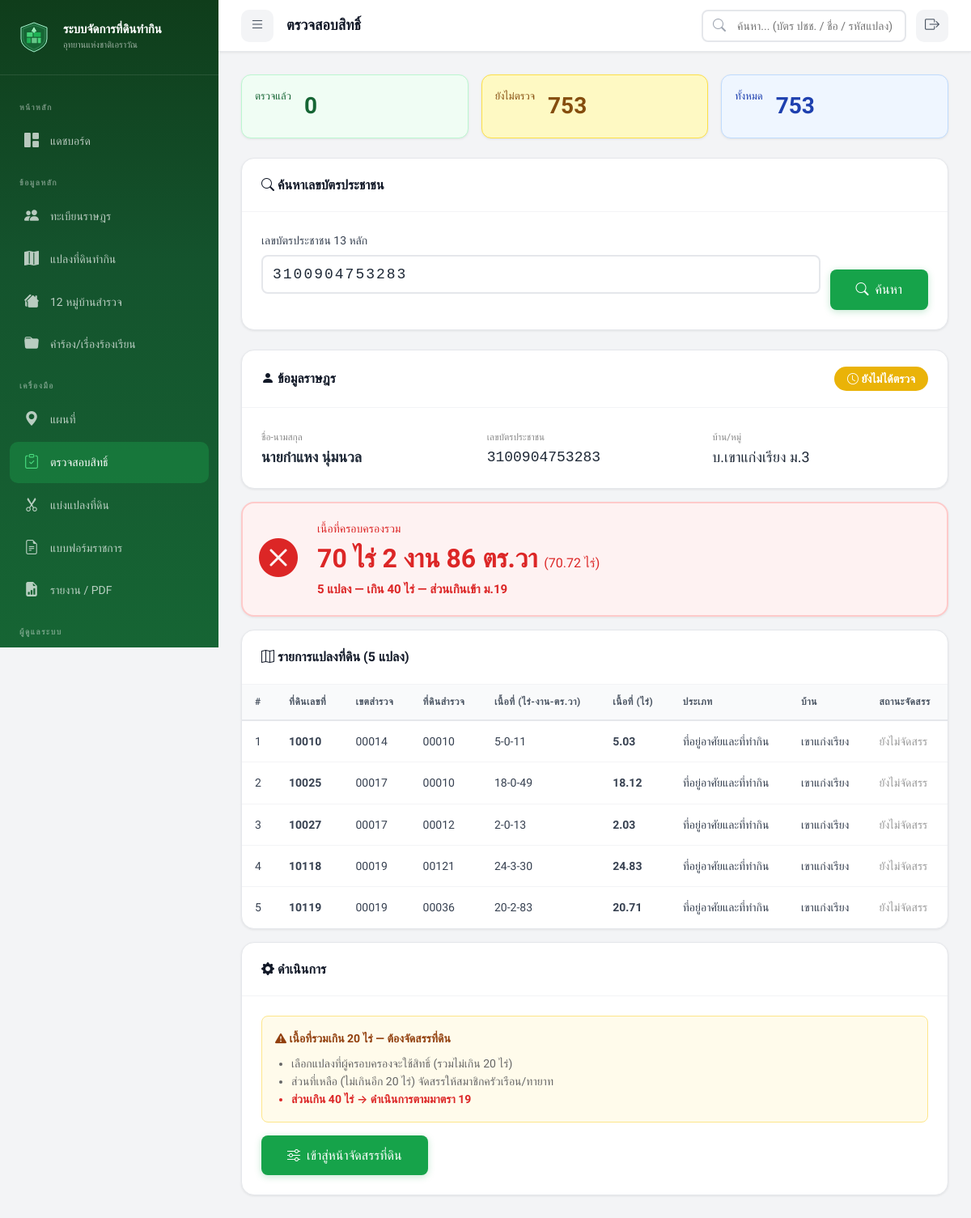
The page /index.php?page=verification&id_card=3100904753283 (signed in) on the database its author committed.
### tables this page shows
CREATE TABLE `villagers` (
  `villager_id` int(11) NOT NULL AUTO_INCREMENT,
  `id_card_number` varchar(13) NOT NULL,
  `prefix` varchar(20) DEFAULT NULL,
  `first_name` varchar(100) NOT NULL,
  `last_name` varchar(100) NOT NULL,
  `birth_date` date DEFAULT NULL,
  `phone` varchar(15) DEFAULT NULL,
  `address` text DEFAULT NULL,
  `village_no` varchar(10) DEFAULT NULL,
  `village_name` varchar(100) DEFAULT NULL,
  `sub_district` varchar(100) DEFAULT NULL,
  `district` varchar(100) DEFAULT NULL,
  `province` varchar(100) DEFAULT NULL,
  `photo_path` varchar(500) DEFAULT NULL,
  `notes` text DEFAULT NULL,
  `qualification_status` enum('pending','passed','failed') DEFAULT 'pending',
  `qual_thai_nationality` tinyint(1) DEFAULT 1,
  `qual_continuous_residence` tinyint(1) DEFAULT 1,
  `qual_no_other_land` tinyint(1) DEFAULT 1,
  `qual_no_court_order` tinyint(1) DEFAULT 1,
  `qual_no_forest_crime` tinyint(1) DEFAULT 1,
  `qual_no_revoked_rights` tinyint(1) DEFAULT 1,
  `qualification_date` date DEFAULT NULL,
  `qualification_notes` text DEFAULT NULL,
  `created_by` int(11) DEFAULT NULL,
  `created_at` datetime DEFAULT current_timestamp(),
  `updated_at` datetime DEFAULT current_timestamp() ON UPDATE current_timestamp(),
  `verification_status` enum('pending','verified') DEFAULT 'pending',
  `verified_at` datetime DEFAULT NULL,
  `verified_by` int(11) DEFAULT NULL,
  PRIMARY KEY (`villager_id`),
  UNIQUE KEY `id_card_number` (`id_card_number`),
  KEY `created_by` (`created_by`),
  KEY `idx_id_card` (`id_card_number`),
  KEY `idx_name` (`first_name`,`last_name`),
  KEY `idx_village` (`village_name`),
  CONSTRAINT `villagers_ibfk_1` FOREIGN KEY (`created_by`) REFERENCES `users` (`user_id`) ON DELETE SET NULL
);

CREATE TABLE `land_plots` (
  `plot_id` int(11) NOT NULL AUTO_INCREMENT,
  `parent_plot_id` int(11) DEFAULT NULL,
  `allocation_type` varchar(20) DEFAULT NULL,
  `plot_code` varchar(50) NOT NULL,
  `villager_id` int(11) NOT NULL,
  `park_name` varchar(100) DEFAULT NULL,
  `zone` varchar(50) DEFAULT NULL,
  `area_rai` decimal(10,2) DEFAULT 0.00,
  `area_ngan` decimal(10,2) DEFAULT 0.00,
  `area_sqwa` decimal(10,2) DEFAULT 0.00,
  `land_use_type` enum('agriculture','residential','garden','livestock','mixed','other') DEFAULT 'agriculture',
  `crop_type` varchar(200) DEFAULT NULL,
  `latitude` decimal(10,7) DEFAULT NULL,
  `longitude` decimal(10,7) DEFAULT NULL,
  `polygon_coords` longtext DEFAULT NULL CHECK (json_valid(`polygon_coords`)),
  `occupation_since` year(4) DEFAULT NULL,
  `has_document` tinyint(1) DEFAULT 0,
  `document_type` varchar(50) DEFAULT NULL,
  `status` enum('surveyed','pending_review','temporary_permit','must_relocate','disputed') DEFAULT 'pending_review',
  `survey_date` date DEFAULT NULL,
  `surveyed_by` int(11) DEFAULT NULL,
  `plot_image_path` varchar(500) DEFAULT NULL,
  `notes` text DEFAULT NULL,
  `remark_risk` enum('not_risky','risky','risky_case','not_risky_case') DEFAULT 'not_risky',
  `watershed_class` varchar(20) DEFAULT NULL,
  `created_at` datetime DEFAULT current_timestamp(),
  `updated_at` datetime DEFAULT current_timestamp() ON UPDATE current_timestamp(),
  `code_dnp` varchar(10) DEFAULT NULL COMMENT 'รหัสป่าอนุรักษ์',
  `apar_code` varchar(20) DEFAULT NULL COMMENT 'รหัสแปลงที่บริหารแล้ว',
  `apar_no` varchar(10) DEFAULT NULL COMMENT 'หมายเลขเขตโครงการฯ',
  `num_apar` varchar(20) DEFAULT NULL COMMENT 'ที่ดินเลขที่',
  `spar_code` varchar(20) DEFAULT NULL COMMENT 'รหัสที่ดินสำรวจ',
  `ban_e` varchar(10) DEFAULT NULL COMMENT 'ชื่อย่อหมู่บ้านภาษาอังกฤษ (3 ตัวอักษร)',
  `perimeter` decimal(10,3) DEFAULT NULL COMMENT 'ระยะรอบแปลง (เมตร)',
  `ban_type` tinyint(4) DEFAULT NULL COMMENT 'ลักษณะหมู่บ้าน (1=ในเขต, 2=นอกเขตทำกินใน, 3=คาบเกี่ยว)',
  `num_spar` varchar(50) DEFAULT NULL COMMENT 'เลขที่แปลงสำรวจ',
  `spar_no` varchar(10) DEFAULT NULL COMMENT 'ลำดับสำรวจ',
  `par_ban` varchar(50) DEFAULT NULL COMMENT 'ชื่อบ้าน (ที่ตั้งแปลง)',
  `par_moo` varchar(5) DEFAULT NULL COMMENT 'หม่ (แปลง)',
  `par_tam` varchar(50) DEFAULT NULL COMMENT 'ตำบล (แปลง)',
  `par_amp` varchar(50) DEFAULT NULL COMMENT 'อำเภอ (แปลง)',
  `par_prov` varchar(50) DEFAULT NULL COMMENT 'จังหวัด (แปลง)',
  `ptype` varchar(100) DEFAULT NULL COMMENT 'ประเภทที่ดิน',
  `target_fid` int(11) DEFAULT NULL COMMENT 'TARGET_FID อ้างอิง Shapefile',
  `data_issues` text DEFAULT NULL COMMENT 'ปัหาข้อมลที่พบจากการตรวจสอบ',
  PRIMARY KEY (`plot_id`),
  UNIQUE KEY `plot_code` (`plot_code`),
  KEY `surveyed_by` (`surveyed_by`),
  KEY `idx_plot_code` (`plot_code`),
  KEY `idx_villager` (`villager_id`),
  KEY `idx_status` (`status`),
  KEY `idx_coords` (`latitude`,`longitude`),
  KEY `idx_park` (`park_name`),
  KEY `idx_zone` (`zone`),
  KEY `idx_parent_plot` (`parent_plot_id`),
  CONSTRAINT `land_plots_ibfk_1` FOREIGN KEY (`villager_id`) REFERENCES `villagers` (`villager_id`) ON DELETE CASCADE,
  CONSTRAINT `land_plots_ibfk_2` FOREIGN KEY (`surveyed_by`) REFERENCES `users` (`user_id`) ON DELETE SET NULL
);

### views/verification/index.php (the view, shortened to what the rows shown need)
<?php
require_once __DIR__ . '/../../controllers/VerificationController.php';
$searchResult = null;
$searchIdCard = $_GET['id_card'] ?? '';
if ($searchIdCard) {
    $searchResult = VerificationController::searchByIdCard($searchIdCard);
}
?>
<?php if ($searchIdCard && !$searchResult): ?>
    <div class="card" style="border:2px solid #fca5a5;">
        <div class="card-body" style="text-align:center; padding:40px;">
            <i class="bi bi-person-x" style="font-size:48px; color:#dc2626;"></i>
            <h3 style="margin-top:12px; color:#dc2626;">ไม่พบข้อมูลราษฎร</h3>
            <p style="color:#666;">เลขบัตรประชาชน <strong style="font-family:monospace;"><?= htmlspecialchars($searchIdCard) ?></strong> ไม่มีในฐานข้อมูล</p>
        </div>
    </div>
<?php elseif ($searchResult): ?>
    <?php
    $v = $searchResult;
    $plots = $v['plots'];
    $area = $v['area_summary'];
    $fullName = ($v['prefix'] ?? '') . ($v['first_name'] ?? '') . ' ' . ($v['last_name'] ?? '');
    $isVerified = ($v['verification_status'] ?? 'pending') === 'verified';
    $parBan = $plots[0]['par_ban'] ?? '-';
    $parMoo = $plots[0]['par_moo'] ?? '-';
    ?>
    <div class="card" style="margin-bottom:16px; <?= $isVerified ? 'border:2px solid #22c55e;' : '' ?>">
        <div class="card-header" style="display:flex; justify-content:space-between; align-items:center;">
            <h3><i class="bi bi-person-fill"></i> ข้อมูลราษฎร</h3>
            <?php if ($isVerified): ?>
                <span style="background:#22c55e; color:#fff; padding:4px 16px; border-radius:20px; font-weight:600;">
                    <i class="bi bi-check-circle"></i> ตรวจสอบแล้ว
                </span>
            <?php else: ?>
                <span style="background:#eab308; color:#fff; padding:4px 16px; border-radius:20px; font-weight:600;">
                    <i class="bi bi-clock"></i> ยังไม่ได้ตรวจ
                </span>
            <?php endif; ?>
        </div>
        <div class="card-body">
            <div style="display:grid; grid-template-columns: 1fr 1fr 1fr; gap:12px;">
                <div>
                    <small style="color:#888;">ชื่อ-นามสกุล</small>
                    <div style="font-size:18px; font-weight:600;"><?= htmlspecialchars($fullName) ?></div>
                </div>
                <div>
                    <small style="color:#888;">เลขบัตรประชาชน</small>
                    <div style="font-size:18px; font-family:monospace;"><?= htmlspecialchars($v['id_card_number']) ?></div>
                </div>
                <div>
                    <small style="color:#888;">บ้าน/หมู่</small>
                    <div style="font-size:18px;">บ.<?= htmlspecialchars($parBan) ?> ม.<?= htmlspecialchars($parMoo) ?></div>
                </div>
            </div>
        </div>
    </div>
    <?php
    $statusColor = match($area['status']) {
        'within_20' => '#166534',
        'over_20' => '#b45309',
        'over_40' => '#dc2626',
    };
    $statusBg = match($area['status']) {
        'within_20' => '#f0fdf4',
        'over_20' => '#fffbeb',
        'over_40' => '#fef2f2',
    };
    $statusBorder = match($area['status']) {
        'within_20' => '#bbf7d0',
        'over_20' => '#fde68a',
        'over_40' => '#fecaca',
    };
    $statusIcon = match($area['status']) {
        'within_20' => 'bi-check-circle-fill',
        'over_20' => 'bi-exclamation-triangle-fill',
        'over_40' => 'bi-x-circle-fill',
    };
    ?>
    <div class="card" style="margin-bottom:16px; background:<?= $statusBg ?>; border:2px solid <?= $statusBorder ?>;">
        <div class="card-body" style="display:flex; align-items:center; gap:24px; padding:20px;">
            <i class="bi <?= $statusIcon ?>" style="font-size:48px; color:<?= $statusColor ?>;"></i>
            <div style="flex:1;">
                <div style="font-size:14px; color:<?= $statusColor ?>;">เนื้อที่ครอบครองรวม</div>
                <div style="font-size:32px; font-weight:700; color:<?= $statusColor ?>;">
                    <?= $area['rai'] ?> ไร่ <?= $area['ngan'] ?> งาน <?= $area['sqwa'] ?> ตร.วา
                    <small style="font-size:16px; font-weight:400;">(<?= number_format($area['total_in_rai'], 2) ?> ไร่)</small>
                </div>
                <div style="font-size:15px; color:<?= $statusColor ?>; font-weight:600;">
                    <?= $area['plot_count'] ?> แปลง — <?= $area['status_label'] ?>
                </div>
            </div>
        </div>
    </div>
    <div class="card" style="margin-bottom:16px;">
        <div class="card-header">
            <h3><i class="bi bi-map"></i> รายการแปลงที่ดิน (<?= count($plots) ?> แปลง)</h3>
        </div>
        <div class="card-body" style="padding:0;">
            <table class="data-table" style="width:100%;">
                <thead>
                    <tr>
                        <th>#</th>
                        <th>ที่ดินเลขที่</th>
                        <th>เขตสำรวจ</th>
                        <th>ที่ดินสำรวจ</th>
                        <th>เนื้อที่ (ไร่-งาน-ตร.วา)</th>
                        <th>เนื้อที่ (ไร่)</th>
                        <th>ประเภท</th>
                        <th>บ้าน</th>
                        <th>สถานะจัดสรร</th>
                    </tr>
                </thead>
                <tbody>
                    <?php foreach ($plots as $i => $p): ?>
                        <?php $plotRai = VerificationController::toRai((int)$p['area_rai'], (int)$p['area_ngan'], (int)$p['area_sqwa']); ?>
                        <tr>
                            <td><?= $i + 1 ?></td>
                            <td style="font-weight:600;"><?= htmlspecialchars($p['num_apar'] ?? '-') ?></td>
                            <td><?= htmlspecialchars($p['spar_no'] ?? '-') ?></td>
                            <td><?= htmlspecialchars($p['num_spar'] ?? '-') ?></td>
                            <td><?= (int)$p['area_rai'] ?>-<?= (int)$p['area_ngan'] ?>-<?= (int)$p['area_sqwa'] ?></td>
                            <td style="font-weight:600;"><?= number_format($plotRai, 2) ?></td>
                            <td><?= htmlspecialchars($p['ptype'] ?? '-') ?></td>
                            <td><?= htmlspecialchars($p['par_ban'] ?? '-') ?></td>
                            <td>
                                <?php
                                $atype = $p['allocation_type'] ?? 'unallocated';
                                $atypeLabel = match($atype) {
                                    'owner' => '<span style="color:#166534;">✓ ผู้ครอบครอง</span>',
                                    'heir' => '<span style="color:#2563eb;">→ ทายาท</span>',
                                    'section19' => '<span style="color:#dc2626;">ม.19</span>',
                                    default => '<span style="color:#999;">ยังไม่จัดสรร</span>',
                                };
                                echo $atypeLabel;
                                ?>
                            </td>
                        </tr>
                    <?php endforeach; ?>
                </tbody>
            </table>
        </div>
    </div>
    <?php if (!$isVerified): ?>
    <div class="card">
        <div class="card-header">
            <h3><i class="bi bi-gear-fill"></i> ดำเนินการ</h3>
        </div>
        <div class="card-body">
            <?php if ($area['status'] === 'within_20'): ?>
                <div style="background:#f0fdf4; border:1px solid #bbf7d0; border-radius:8px; padding:16px; margin-bottom:16px;">
                    <p style="color:#166534; font-weight:600; margin-bottom:8px;">
                        <i class="bi bi-check-circle-fill"></i> เนื้อที่รวมไม่เกิน 20 ไร่ — สามารถยืนยันสิทธิ์ได้ทันที
                    </p>
                    <p style="color:#666; font-size:14px;">เมื่อกดยืนยัน ระบบจะบันทึกว่าราษฎรผ่านการตรวจสอบ และสามารถพิมพ์หนังสือรับรองตนเองได้</p>
                </div>
                <form method="POST" action="index.php?page=verification&action=verify_simple" style="display:flex; gap:12px;">
                    <input type="hidden" name="csrf_token" value="<?= $_SESSION['csrf_token'] ?? '' ?>">
                    <input type="hidden" name="villager_id" value="<?= $v['villager_id'] ?>">
                    <button type="submit" class="btn btn-primary" style="padding:12px 32px; font-size:16px;">
                        <i class="bi bi-check-lg"></i> ยืนยันสิทธิ์ — ออกหนังสือรับรอง
                    </button>
                </form>
            <?php else: ?>
                <div style="background:#fffbeb; border:1px solid #fde68a; border-radius:8px; padding:16px; margin-bottom:16px;">
                    <p style="color:#92400e; font-weight:600; margin-bottom:8px;">
                        <i class="bi bi-exclamation-triangle-fill"></i>
                        เนื้อที่รวมเกิน 20 ไร่ — ต้องจัดสรรที่ดิน
                    </p>
                    <ul style="color:#666; font-size:14px; margin:0; padding-left:20px;">
                        <li>เลือกแปลงที่ผู้ครอบครองจะใช้สิทธิ์ (รวมไม่เกิน 20 ไร่)</li>
                        <li>ส่วนที่เหลือ (ไม่เกินอีก 20 ไร่) จัดสรรให้สมาชิกครัวเรือน/ทายาท</li>
                        <?php if ($area['status'] === 'over_40'): ?>
                            <li style="color:#dc2626; font-weight:600;">ส่วนเกิน 40 ไร่ → ดำเนินการตามมาตรา 19</li>
                        <?php endif; ?>
                    </ul>
                </div>
                <a href="index.php?page=verification&action=process&id=<?= $v['villager_id'] ?>"
                   class="btn btn-primary" style="padding:12px 32px; font-size:16px; text-decoration:none;">
                    <i class="bi bi-sliders"></i> เข้าสู่หน้าจัดสรรที่ดิน
                </a>
            <?php endif; ?>
        </div>
    </div>
    <?php endif; ?>
<?php endif; ?>

### rows shown on the page
villagers: fullName "นายกำแหง นุ่มนวล", id_card_number "3100904753283"
land_plots: par_ban "เขาแก่งเรียง", par_moo "3", num_apar "10010", spar_no "00014", num_spar "00010", area_rai "5", area_ngan "0", area_sqwa "11", plotRai "5.03", ptype "ที่อยู่อาศัยและที่ทำกิน", allocation_type "ยังไม่จัดสรร"
land_plots: num_apar "10025", spar_no "00017", num_spar "00010", area_rai "18", area_ngan "0", area_sqwa "49", plotRai "18.12", ptype "ที่อยู่อาศัยและที่ทำกิน", par_ban "เขาแก่งเรียง", allocation_type "ยังไม่จัดสรร"
land_plots: num_apar "10027", spar_no "00017", num_spar "00012", area_rai "2", area_ngan "0", area_sqwa "13", plotRai "2.03", ptype "ที่อยู่อาศัยและที่ทำกิน", par_ban "เขาแก่งเรียง", allocation_type "ยังไม่จัดสรร"
land_plots: num_apar "10118", spar_no "00019", num_spar "00121", area_rai "24", area_ngan "3", area_sqwa "30", plotRai "24.83", ptype "ที่อยู่อาศัยและที่ทำกิน", par_ban "เขาแก่งเรียง", allocation_type "ยังไม่จัดสรร"
land_plots: num_apar "10119", spar_no "00019", num_spar "00036", area_rai "20", area_ngan "2", area_sqwa "83", plotRai "20.71", ptype "ที่อยู่อาศัยและที่ทำกิน", par_ban "เขาแก่งเรียง", allocation_type "ยังไม่จัดสรร"

### other values the page prints
APP_NAME "ระบบจัดการที่ดินทำกิน"
APP_SUBTITLE "อุทยานแห่งชาติเอราวัณ"
$pageTitle "ตรวจสอบสิทธิ์"
$stats['verified'] "0"
$stats['pending'] "753"
$stats['total'] "753"
$area['rai'] "70"
$area['ngan'] "2"
$area['sqwa'] "86"
$area['total_in_rai'] "70.72"
$area['plot_count'] "5"
$area['status_label'] "เกิน 40 ไร่ — ส่วนเกินเข้า ม.19"
count($plots) "5"
